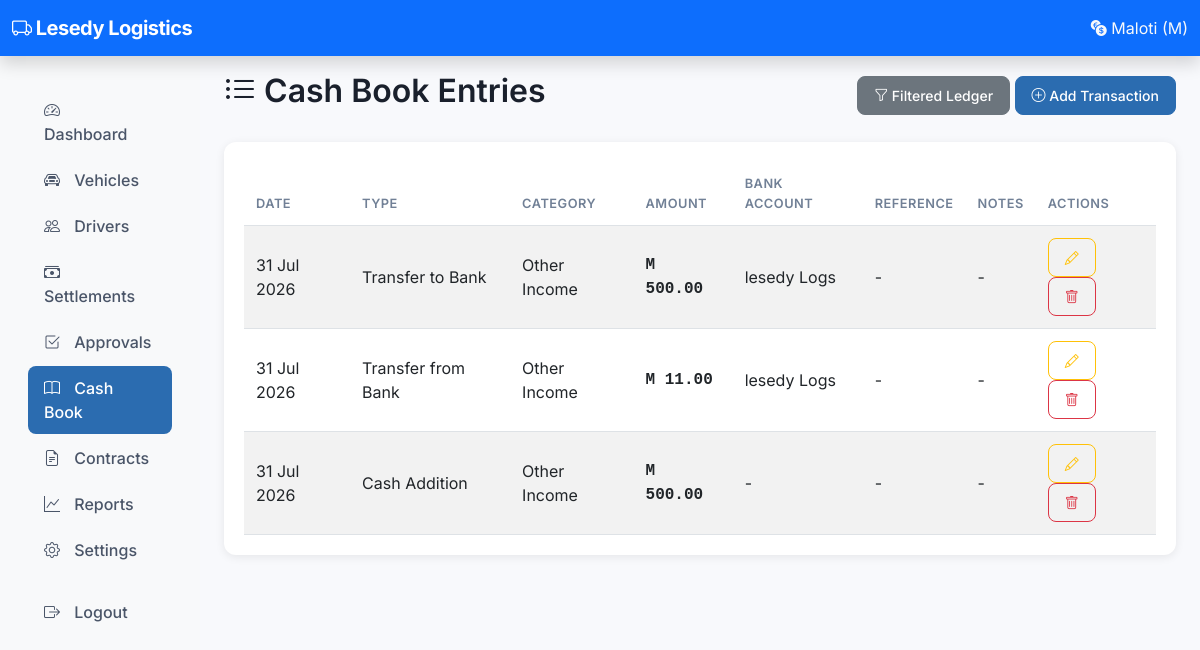
Screenshot of /owner/cashbook/entries/ (signed in) with the database file from the repository.
### accounts/models.py (models this page shows, shortened)
class SystemSettings(models.Model):
    debt_cap = models.DecimalField(max_digits=10, decimal_places=2, default=500.00)
    repayment_percentage = models.IntegerField(default=100)
    minimum_driver_take = models.DecimalField(max_digits=10, decimal_places=2, default=0)
    company_name = models.CharField(max_length=200, default='My Transport Fleet')
    company_phone = models.CharField(max_length=20, blank=True)
    company_email = models.EmailField(blank=True)
    company_address = models.TextField(blank=True)
    company_logo = models.ImageField(upload_to='company/', null=True, blank=True)
    days_in_month_for_salary = models.IntegerField(default=30)
    contract_settlement_day = models.IntegerField(default=1,
                                                   help_text="Day of month when contract is settled")
    default_bank_account = models.ForeignKey(
        'cashbook.BankAccount', on_delete=models.SET_NULL, null=True, blank=True
    )
    cash_alert_threshold = models.DecimalField(max_digits=10, decimal_places=2, default=1000.00)
    bank_alert_threshold = models.DecimalField(max_digits=10, decimal_places=2, default=2000.00)
    updated_at = models.DateTimeField(auto_now=True)
    class Meta:
        verbose_name_plural = "System Settings"
    @classmethod
    def get_settings(cls):
        obj, created = cls.objects.get_or_create(id=1)
        return obj

### cashbook/models.py (models this page shows, shortened)
class CashTransaction(models.Model):
    TRANSACTION_TYPES = [
        ('addition', 'Cash Addition'),
        ('withdrawal', 'Cash Withdrawal'),
        ('transfer_to_bank', 'Transfer to Bank'),
        ('transfer_from_bank', 'Transfer from Bank'),
        ('expense_cash', 'Expense (Cash)'),
        ('expense_bank', 'Expense (Bank)'),
        ('petty_cash', 'Petty Cash'),
        ('salary_payment', 'Salary Payment'),
        ('commission_payment', 'Commission Payment'),
        ('bonus_payment', 'Bonus Payment'),
        ('loan_repayment', 'Loan Repayment'),
        ('settlement_collection', 'Settlement Collection'),
    ]
    CATEGORIES = [
        ('settlement_collection', 'Driver Settlement Collection'),
        ('other_income', 'Other Income'),
        ('loan_income', 'Loan Received'),
        ('fuel', 'Fuel'),
        ('maintenance', 'Maintenance/Repairs'),
        ('insurance', 'Insurance'),
        ('permit', 'Permit/License'),
        ('admin_expense', 'Admin Expense'),
        ('driver_salary', 'Driver Salary'),
        ('driver_commission', 'Driver Commission'),
        ('driver_bonus', 'Driver Bonus'),
        ('repayment', 'Loan Repayment'),
        ('other_expense', 'Other Expense'),
        ('petty_cash_expense', 'Petty Cash Expense'),
    ]
    settlement = models.ForeignKey(
        'settlements.DailySettlement',
        on_delete=models.SET_NULL,
        null=True,
        blank=True,
        related_name='cash_transactions',
    )
    bank_account = models.ForeignKey(
        BankAccount,
        on_delete=models.SET_NULL,
        null=True,
        blank=True,
        related_name='transactions',
    )
    transaction_type = models.CharField(max_length=30, choices=TRANSACTION_TYPES)
    category = models.CharField(max_length=30, choices=CATEGORIES)
    amount = models.DecimalField(max_digits=12, decimal_places=2)
    date = models.DateField(default=timezone.now)
    reference = models.CharField(max_length=100, blank=True)
    receipt_photo = models.ImageField(upload_to='receipts/', null=True, blank=True)
    cash_balance_after = models.DecimalField(
        max_digits=12, decimal_places=2, editable=False, null=True, blank=True
    )
    bank_balance_after = models.DecimalField(
        max_digits=12, decimal_places=2, editable=False, null=True, blank=True
    )
    notes = models.TextField(blank=True)
    created_by = models.ForeignKey(
        'auth.User',
        on_delete=models.SET_NULL,
        null=True,
        blank=True,
        related_name='cash_transactions',
    )
    created_at = models.DateTimeField(auto_now_add=True)
    class Meta:
        ordering = ['-date', '-created_at']

class BankAccount(models.Model):
    name = models.CharField(max_length=100)
    account_number = models.CharField(max_length=50)
    bank_name = models.CharField(max_length=100)
    branch = models.CharField(max_length=100, blank=True)
    opening_balance = models.DecimalField(max_digits=12, decimal_places=2, default=0)
    current_balance = models.DecimalField(max_digits=12, decimal_places=2, default=0)
    is_active = models.BooleanField(default=True)
    created_at = models.DateTimeField(auto_now_add=True)
    updated_at = models.DateTimeField(auto_now=True)
    class Meta:
        ordering = ['name']

### cashbook/views.py (the view)
# urls.py: path('entries/', views.cashbook_entries, name='owner_cashbook_entries'),
@_owner_required
def cashbook_entries(request):
    transactions = CashTransaction.objects.all().order_by('-date', '-created_at')
    return render(request, 'owner/cashbook/entries.html', {'transactions': transactions})

### accounts/context_processors.py (called while the page is built)
def pending_approvals(request):
    if request.user.is_authenticated and request.user.is_staff:
        count = DailySettlement.objects.filter(status='submitted').count()
        return {'pending_approvals': count}
    return {}

def system_settings(request):
    try:
        settings = SystemSettings.get_settings()
        return {
            'company_name': settings.company_name,
            'company_phone': settings.company_phone,
            'company_email': settings.company_email,
            'company_address': settings.company_address,
            'company_logo': settings.company_logo,
        }
    except Exception:
        return {
            'company_name': 'Taxi Accounting System',
            'company_phone': '',
            'company_email': '',
            'company_address': '',
            'company_logo': None,
        }

### cashbook/views.py (called while the page is built)
def _owner_required(view_func):
    from django.contrib.auth.decorators import user_passes_test
    from functools import wraps
    @wraps(view_func)
    def wrapper(request, *args, **kwargs):
        if not (request.user.is_authenticated and request.user.is_staff):
            return redirect('login')
        return view_func(request, *args, **kwargs)
    return wrapper

### templates/owner/cashbook/entries.html (shortened to what this page needs)
{% extends 'base.html' %}
{% block content %}
<div class="d-flex justify-content-between align-items-center mb-4">
    <h2><i class="bi bi-list-ul"></i> Cash Book Entries</h2>
    <div>
        <a href="{% url 'owner_cashbook_ledger' %}" class="btn btn-secondary"><i class="bi bi-funnel"></i> Filtered Ledger</a>
        <a href="{% url 'owner_cashbook_add' %}" class="btn btn-primary"><i class="bi bi-plus-circle"></i> Add Transaction</a>
    </div>
</div>
<div class="card">
    <div class="card-body">
        <div class="table-responsive">
            <table class="table table-striped table-hover">
                <thead>
                    <tr>
                        <th>Date</th>
                        <th>Type</th>
                        <th>Category</th>
                        <th>Amount</th>
                        <th>Bank Account</th>
                        <th>Reference</th>
                        <th>Notes</th>
                        <th>Actions</th>
                    </tr>
                </thead>
                <tbody>
                    {% for t in transactions %}
                    <tr>
                        <td>{{ t.date|date:"d M Y" }}</td>
                        <td>{{ t.get_transaction_type_display }}</td>
                        <td>{{ t.get_category_display }}</td>
                        <td class="amount">M {{ t.amount|floatformat:2 }}</td>
                        <td>{{ t.bank_account.name|default:"-" }}</td>
                        <td>{{ t.reference|default:"-" }}</td>
                        <td>{{ t.notes|default:"-"|truncatechars:40 }}</td>
                        <td>
                            {% if t.transaction_type != 'settlement_collection' %}
                            <a href="{% url 'owner_cashbook_edit' t.id %}" class="btn btn-sm btn-outline-warning"><i class="bi bi-pencil"></i></a>
                            <a href="{% url 'owner_cashbook_delete' t.id %}" class="btn btn-sm btn-outline-danger"><i class="bi bi-trash"></i></a>
                            {% else %}
                            <span class="badge bg-secondary">System</span>
                            {% endif %}
                        </td>
                    </tr>
                    {% empty %}
                    <tr><td colspan="8" class="text-center text-muted">No transactions found</td></tr>
                    {% endfor %}
                </tbody>
            </table>
        </div>
    </div>
</div>
{% endblock %}

### templates/base.html (shortened to what this page needs)
{% load static %}
<!DOCTYPE html>
<html lang="en">
<head>
    <link href="https://cdn.jsdelivr.net/npm/bootstrap@5.3.0/dist/css/bootstrap.min.css" rel="stylesheet">
    <link rel="stylesheet" href="https://cdn.jsdelivr.net/npm/bootstrap-icons@1.11.0/font/bootstrap-icons.css">
    <link rel="stylesheet" href="{% static 'css/style.css' %}">
</head>
<body>
    <nav class="navbar navbar-dark bg-primary shadow">
        <div class="container-fluid">
            <a class="navbar-brand" href="{% url 'owner_dashboard' %}">
                <i class="bi bi-truck"></i> {{ company_name|default:"Taxi Accounting" }}
            </a>
            <span class="navbar-text text-light">
                <i class="bi bi-currency-exchange"></i> Maloti (M)
            </span>
        </div>
    </nav>
    <div class="container-fluid">
        <div class="row">
            <nav class="col-md-3 col-lg-2 d-none d-md-block bg-light sidebar">
                <div class="position-sticky">
                    <ul class="nav flex-column p-3">
                        <li class="nav-item">
                            <a class="nav-link {% if request.resolver_match.url_name == 'owner_dashboard' %}active{% endif %}"
                               href="{% url 'owner_dashboard' %}">
                                <i class="bi bi-speedometer2"></i> Dashboard
                            </a>
                        </li>
                        <li class="nav-item">
                            <a class="nav-link {% if 'vehicle' in request.resolver_match.url_name %}active{% endif %}"
                               href="{% url 'owner_vehicle_list' %}">
                                <i class="bi bi-car-front"></i> Vehicles
                            </a>
                        </li>
                        <li class="nav-item">
                            <a class="nav-link {% if 'driver' in request.resolver_match.url_name %}active{% endif %}"
                               href="{% url 'owner_driver_list' %}">
                                <i class="bi bi-people"></i> Drivers
                            </a>
                        </li>
                        <li class="nav-item">
                            <a class="nav-link {% if 'settlement' in request.resolver_match.url_name %}active{% endif %}"
                               href="{% url 'owner_settlement_list' %}">
                                <i class="bi bi-cash-stack"></i> Settlements
                            </a>
                        </li>
                        <li class="nav-item">
                            <a class="nav-link {% if 'approval' in request.resolver_match.url_name %}active{% endif %}"
                               href="{% url 'owner_pending_approvals' %}">
                                <i class="bi bi-check2-square"></i> Approvals
                            </a>
                        </li>
                        <li class="nav-item">
                            <a class="nav-link {% if 'cashbook' in request.resolver_match.url_name or 'bank' in request.resolver_match.url_name %}active{% endif %}"
                               href="{% url 'owner_cashbook_dashboard' %}">
                                <i class="bi bi-book"></i> Cash Book
                            </a>
                        </li>
                        <li class="nav-item">
                            <a class="nav-link {% if 'contract' in request.resolver_match.url_name %}active{% endif %}"
                               href="{% url 'owner_contract_dashboard' %}">
                                <i class="bi bi-file-earmark-text"></i> Contracts
                            </a>
                        </li>
                        <li class="nav-item">
                            <a class="nav-link {% if 'report' in request.resolver_match.url_name %}active{% endif %}"
                               href="{% url 'report_index' %}">
                                <i class="bi bi-graph-up"></i> Reports
                            </a>
                        </li>
                        <li class="nav-item">
                            <a class="nav-link {% if 'setting' in request.resolver_match.url_name %}active{% endif %}"
                               href="{% url 'owner_settings' %}">
                                <i class="bi bi-gear"></i> Settings
                            </a>
                        </li>
                        <li class="nav-item mt-3">
                            <a class="nav-link" href="{% url 'logout' %}">
                                <i class="bi bi-box-arrow-right"></i> Logout
                            </a>
                        </li>
                    </ul>
                </div>
            </nav>
            <main class="col-md-9 col-lg-10 px-4 py-3">
                {% block content %}{% endblock %}
            </main>
        </div>
    </div>
</body>
</html>

### static/css/style.css (style rules this page uses)
body { font-family: 'Inter', -apple-system, BlinkMacSystemFont, sans-serif; background-color: #f8f9fc; color: #2d3748; }
h1, h2, h3, h4, h5, h6 { font-weight: 600; color: #1a202c; }
.navbar-brand { font-weight: 700; letter-spacing: -0.5px; }
.sidebar { padding-top: 1rem; }
.sidebar .nav-link { color: #4a5568; border-radius: 8px; padding: 10px 16px; margin-bottom: 2px; font-weight: 500; transition: all 0.2s ease; }
.sidebar .nav-link.active { background-color: #2b6cb0; color: #fff; }
.sidebar .nav-link i { margin-right: 10px; width: 20px; text-align: center; }
.card { border: none; border-radius: 12px; box-shadow: 0 1px 3px rgba(0, 0, 0, 0.08), 0 1px 2px rgba(0, 0, 0, 0.06); transition: transform 0.2s ease, box-shadow 0.2s ease; }
.card-body { padding: 1.25rem; }
.amount { font-family: 'Courier New', monospace; font-weight: 600; }
.table { margin-bottom: 0; }
.table th { font-weight: 600; font-size: 0.8rem; text-transform: uppercase; letter-spacing: 0.5px; color: #718096; border-top: none; padding: 0.75rem; }
.table td { padding: 0.75rem; vertical-align: middle; }
.btn { border-radius: 8px; font-weight: 500; padding: 0.5rem 1rem; font-size: 0.875rem; transition: all 0.2s ease; }
.btn-primary { background-color: #2b6cb0; border-color: #2b6cb0; }

### templates/base.html (style rules this page uses)
body { font-family: 'Inter', sans-serif; }
.amount { font-family: 'Courier New', monospace; font-weight: 600; }
.card { border: none; border-radius: 12px; box-shadow: 0 2px 10px rgba(0,0,0,0.08); }
.sidebar { min-height: calc(100vh - 70px); }
.nav-link.active { background-color: #0d6efd; }

### rows the page displays
SystemSettings: company_name "Lesedy Logistics"
CashTransaction: date "31 Jul 2026", transaction_type "Transfer to Bank", category "Other Income", amount "500.00", bank_account.name "lesedy Logs", reference "-", notes "-"
CashTransaction: date "31 Jul 2026", transaction_type "Transfer from Bank", category "Other Income", amount "11.00", bank_account.name "lesedy Logs", reference "-", notes "-"
CashTransaction: date "31 Jul 2026", transaction_type "Cash Addition", category "Other Income", amount "500.00", bank_account.name "-", reference "-", notes "-"
